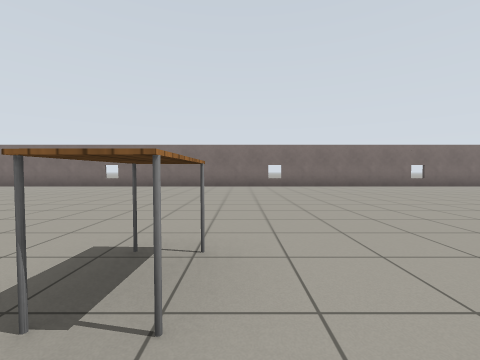
view 1 (above)

13 first-person views from a walk through a robot-simulator world made for Gazebo. The camera is 0.9 m above the floor, tilts 2° down and sees 90° across. The floor is counted in squares, 2 m on a side. Each view is taken from the middle of a square. On the plan, view 1 faces up. The plan holds only what a view shows up to about 9 squares ahead; the rest is blank. The robots in the file are not drawn. Simple patterns stand in for the simulator's built-in surfaces.

view 2
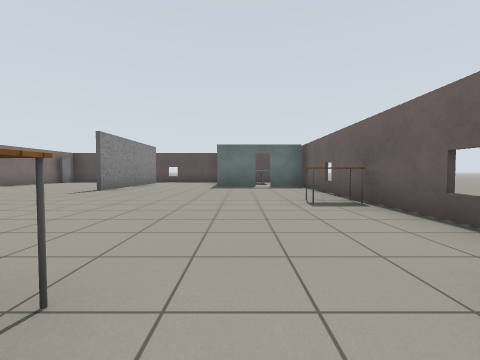

view 3
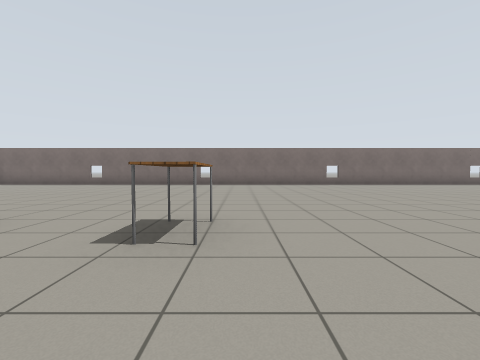

view 4
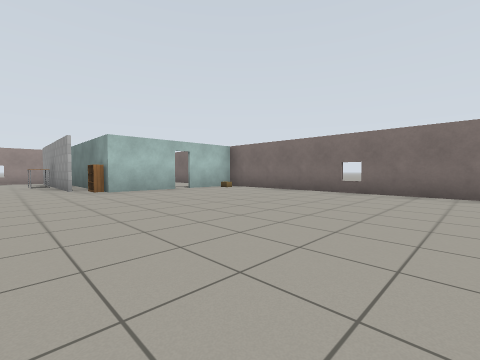

view 5
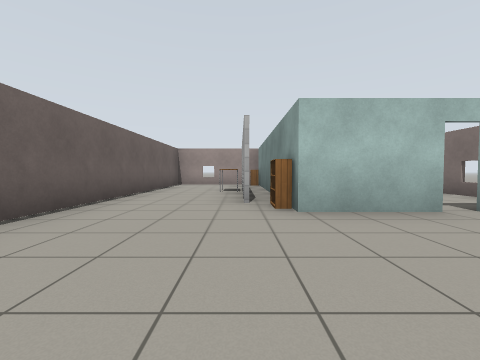

view 6
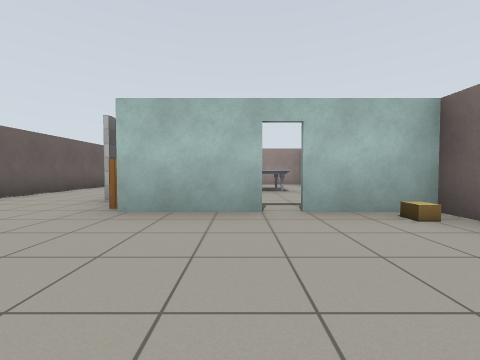

view 7
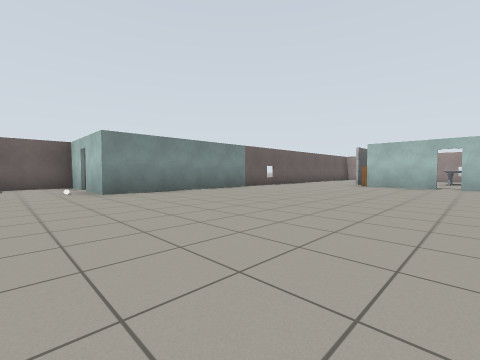

view 8
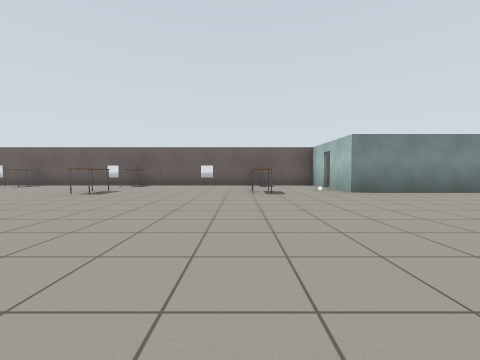

view 9
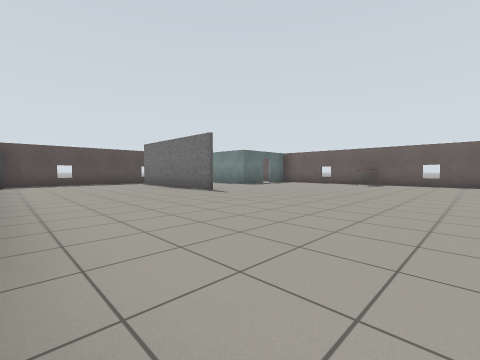

view 10
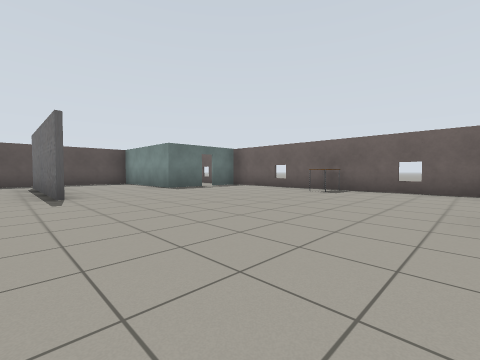

view 11
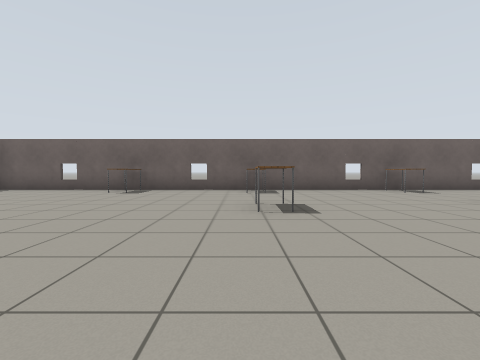

view 12
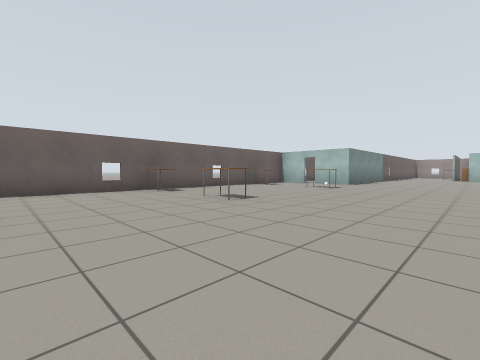

view 13
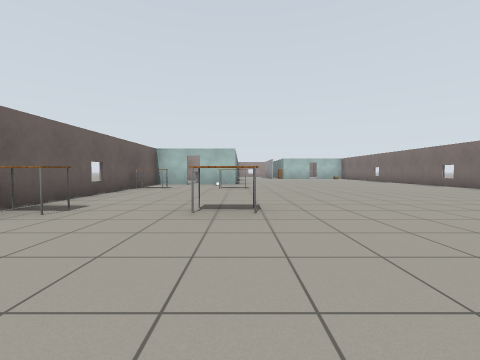

### Floor plan
Points are (right, up) in squares from view 1. A wall is a line through its corners. A room is listed if a view was taken in it or the views show most of it. See-through windows are left out.
Room 1 (views 1, 2, 3, 4, 5, 6, 7, 8, 9, 10, 11, 12, 13)
walls: (-9.4, -0.8) (-9.4, -2); (-9.8, -1.9) (6.5, -1.9); (4.6, 3.4) (8.5, 3.4); (6.1, -0.5) (6.1, 0.7) (9.3, 0.7) (9.3, 7); (6.1, -1.9) (6.1, -0.9); (-15.6, 5.3) (-15.6, 4.4); (8, 3.3) (4.6, 3.3); (-15.6, 7.3) (-15.6, 5.6); (-16.4, 3.6) (-21.4, 3.6) (-21.4, 0.8) (-9.4, 0.8) (-9.4, -0.5); (8.1, 7.2) (-16, 7.2); (-17.2, 3.1) (-16.4, 3.1) (-20.8, 3.1)
ways out: open door at (-16, 5.5) to room 2; opening at (9, 3); open door at (-9, -1); open door at (6, -1)
objects: other object (-21, 3); other object (-19, 3); bookshelf (-16, 4); cardboard box (-15, 7); other object (-8, -1); table (-7, 1); table (-4, -1); table (-4, 1); other object (-1, -1); table (0, 1); table (3, -1); other object (9, 7)
Room 2 (no view inside)
walls: (-21.4, 7.2) (-21.4, 5.7); (-16, 7.2) (-18, 7.2)
ways out: open door at (-16, 5.5) to room 1
objects: marble table (-19, 5) to (-18, 6)

Positions as (right, up) in squares from view 1, and headings:
1: (0, 0), facing up
2: (-1, 0), facing right
3: (-7, -1), facing up
4: (-10, 2), facing up-left
5: (-13, 3), facing left
6: (-13, 5), facing left
7: (-8, 6), facing down-left
8: (-7, 6), facing down
9: (0, 7), facing down-right
10: (0, 4), facing down-right
11: (0, 4), facing down
12: (-1, 4), facing down-left
13: (-1, 1), facing left
